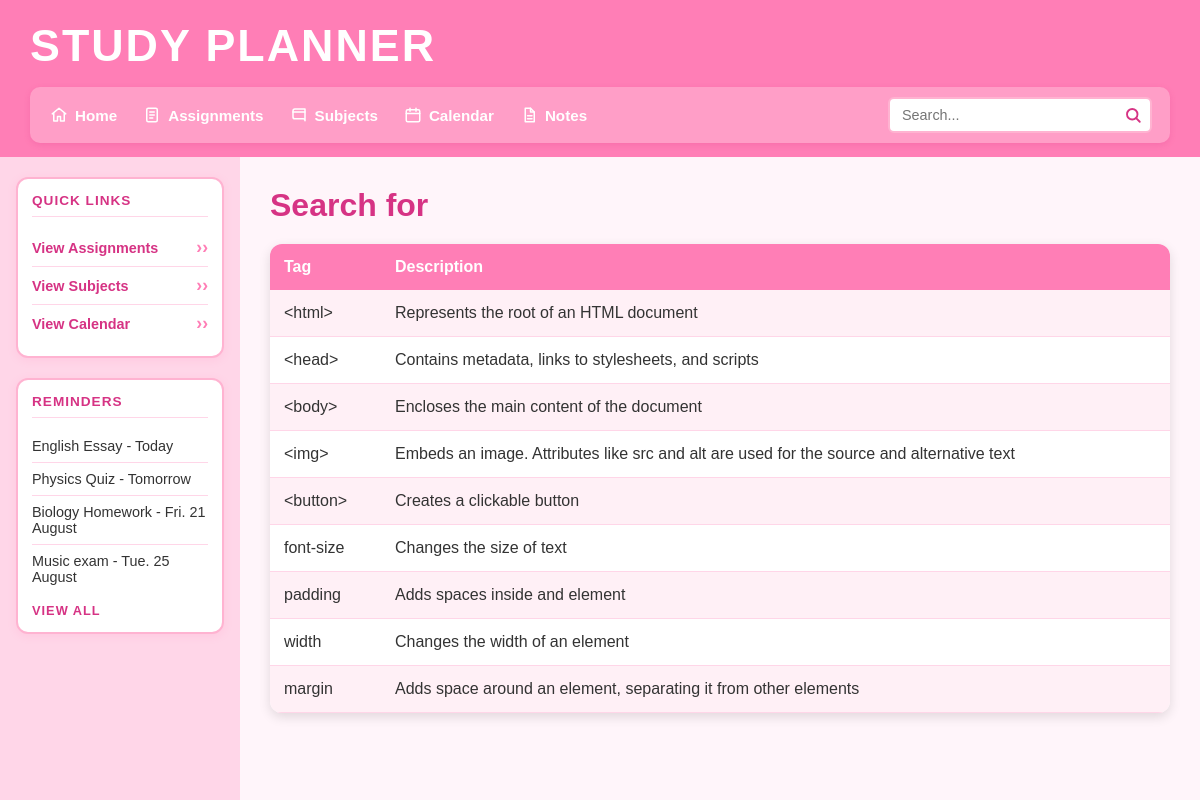
Screenshot of /search with the database file from the repository.
### tables this page shows
CREATE TABLE html_tags (id INTEGER PRIMARY KEY AUTOINCREMENT NOT NULL, type TEXT NOT NULL, tag TEXT NOT NULL, description TEXT NOT NULL);

### main.py (the view)
@app.route("/search", methods=["GET", "POST"])
def render_search():
    search = request.form.get("search", "")
    title = "Search for " + search
    query = """
        SELECT tag, description
        FROM html_tags
        WHERE tag LIKE ?
        OR description LIKE ?
    """
    search = "%" + search + "%"
    con = create_connection(DATABASE)
    cur = con.cursor()
    cur.execute(query, (search, search))
    tag_list = cur.fetchall()
    con.close()
    return render_template(
        "webtags.html",
        tags=tag_list,
        title=title,
        types=get_types(),
        order="asc"
    )

### main.py (called while the page is built)
def create_connection(db_file):
    try:
        connection = sqlite3.connect(db_file)
        return connection
    except Error as e:
        print(e)
    return None

def get_types():
    con = create_connection(DATABASE)
    cur = con.cursor()
    query = "SELECT DISTINCT type FROM html_tags ORDER BY type ASC"
    cur.execute(query)
    records = cur.fetchall()
    print(records)
    for i in range(len(records)):
        records[i] = records[i][0]
    print(records)
    con.close()
    return records

### templates/webtags.html
{% extends "base.html" %}
{% block main %}
<h2>{{ title }}</h2>
<table>
    <tr>
        <th>
            <a href="/sort/{{ title }}?sort=tag&order={{ order }}">Tag</a>
        </th>
        <th>
            <a href="/sort/{{ title }}?sort=description&order={{ order }}">Description</a>
        </th>
    </tr>
    {% for tag in tags %}
    <tr>
        <td>{{ tag[0] }}</td>
        <td>{{ tag[1] }}</td>
    </tr>
    {% else %}
    <tr>
        <td colspan="2">No tags found.</td>
    </tr>
    {% endfor %}
</table>
{% endblock %}

### templates/base.html (shortened to what this page needs)
<!DOCTYPE html>
<html lang="en">
<head>
    <link type="text/css" rel="stylesheet" href="/static/css/style.css">
</head>
<body>
    <header class="top-header">
        <h1 class="site-title">Study Planner</h1>
        <div class="header-row">
            <div class="nav-bar">
                <nav class="main-nav">
                    <ul>
                    <li>
                        <a href="/">
                            <img src="/static/images/home.svg" alt="Home" class="nav-icon">
                            Home
                        </a>
                    </li>
                    <li>
                        <a href="/assignments">
                            <img src="/static/images/assignments.svg" alt="Asignments" class="nav-icon">
                            Assignments
                        </a>
                    </li>
                    <li>
                        <a href="/subjects">
                            <img src="/static/images/subjects.svg" alt="Subjects" class="nav-icon">
                            Subjects
                        </a>
                    </li>
                    <li>
                        <a href="/calendar">
                            <img src="/static/images/calendar.svg" alt="Calendar" class="nav-icon">
                            Calendar
                        </a>
                    </li>
                    <li>
                        <a href="/notes">
                            <img src="/static/images/notes.svg" alt="Notes" class="nav-icon">
                            Notes
                        </a>
                    </li>
                    </ul>
                </nav>
                <form class="search-form" method="POST" action="/search">
                    <div class="search-box">
                        <input type="text" name="search" id="search" placeholder="Search...">
                    </div>
                </form>
            </div>
        </div>
    </header>
    <div class="body-container">
        <aside class="sidebar">
            <section class="sidebar-box">
                <h2>Quick Links</h2>
                <ul class="quick-links">
                    <li><a href="/assignments">View Assignments</a></li>
                    <li><a href="/subjects">View Subjects</a></li>
                    <li><a href="/calendar">View Calendar</a></li>
                </ul>
            </section>
            <section class="sidebar-box">
                <h2>Reminders</h2>
                <ul class="reminders">
                    <li>English Essay - Today</li>
                    <li>Physics Quiz - Tomorrow</li>
                    <li>Biology Homework - Fri. 21 August</li>
                    <li>Music exam - Tue. 25 August</li>
                </ul>
                <span class="view-all">View All</span>
            </section>
        </aside>
        <main>
            {% block main %}{% endblock %}
        </main>
    </div>
</body>
</html>

### static/css/style.css (style rules this page uses)
* { box-sizing: border-box; margin: 0; padding: 0; }
html, body { height: 100%; }
body { display: flex; flex-direction: column; min-height: 100vh; font-family: Arial, Helvetica, sans-serif; background-color: #fff5fa; color: #333; }
.top-header { background: #ff7eb6; padding: 20px 30px 0; }
.site-title { font-size: 2.8rem; font-weight: 900; letter-spacing: 2px; text-transform: uppercase; color: white; margin-bottom: 0; padding-bottom: 16px; }
.header-row { margin: 0 -30px; padding: 0 30px 14px; background: #ff7eb6; }
.nav-bar { display: flex; align-items: center; justify-content: space-between; flex-wrap: wrap; gap: 12px 20px; width: 100%; background: #ff9ec7; border-radius: 10px; padding: 10px 18px; box-shadow: 0 2px 6px rgba(214, 51, 132, 0.2); }
.main-nav { flex: 1 1 auto; min-width: 0; display: flex; align-items: center; }
nav ul { display: flex; flex-wrap: wrap; align-items: center; list-style: none; gap: 6px 22px; }
nav a { display: inline-flex; align-items: center; gap: 7px; color: #fff; text-decoration: none; font-weight: bold; font-size: 0.95rem; padding: 4px 2px; }
.nav-icon { width: 18px; height: 18px; flex-shrink: 0; display: block; }
.search-form { flex: 0 1 clamp(140px, 22vw, 280px); min-width: 120px; margin: 0; display: flex; align-items: center; align-self: center; }
.search-box { position: relative; display: flex; align-items: center; width: 100%; }
.search-box input[type="text"] { width: 100%; padding: 8px 36px 8px 12px; border: 2px solid #ffb3d1; border-radius: 6px; font-size: 0.9rem; background: #fff; }
.body-container { display: grid; grid-template-columns: 1fr 4fr; flex: 1; min-height: 0; }
.sidebar { padding: 20px 16px; background: #ffd6e8; display: flex; flex-direction: column; gap: 20px; }
.sidebar-box { border: 2px solid #ffb3d1; border-radius: 12px; padding: 14px; background: #fff; box-shadow: 0 2px 8px rgba(255, 126, 182, 0.15); }
.sidebar-box h2 { font-size: 0.85rem; font-weight: 900; letter-spacing: 1px; text-transform: uppercase; color: #d63384; margin-bottom: 12px; padding-bottom: 8px; border-bottom: 1px solid #ffd6e8; }
.quick-links, .reminders { list-style: none; }
.quick-links li, .reminders li { padding: 8px 0; border-bottom: 1px solid #ffd6e8; font-size: 0.9rem; }
.quick-links li:last-child, .reminders li:last-child { border-bottom: none; }
.quick-links li { display: flex; justify-content: space-between; align-items: center; color: #d63384; font-weight: bold; }
.quick-links a { color: #d63384; text-decoration: none; display: flex; justify-content: space-between; align-items: center; width: 100%; font-weight: bold; }
.quick-links li::after, .quick-links a::after { content: "›"; font-size: 1.1rem; color: #ff7eb6; }
.view-all { display: block; margin-top: 10px; font-size: 0.8rem; font-weight: bold; letter-spacing: 1px; text-transform: uppercase; color: #d63384; }
main { padding: 30px; background: #fff5fa; overflow-y: auto; }
main h2 { color: #d63384; margin-bottom: 20px; font-size: 2rem; }
table { width: 100%; border-collapse: collapse; background: white; border-radius: 12px; overflow: hidden; box-shadow: 0 4px 12px rgba(0,0,0,0.12); }
th { background: #ff7eb6; color: white; padding: 14px; text-align: left; }
th a { color: white; text-decoration: none; }
td { padding: 14px; border-bottom: 1px solid #ffd6e8; }
tr:nth-child(even) { background: #fff0f6; }
input[type="text"] { padding: 8px 10px; border: 2px solid #ffb3d1; border-radius: 6px; }

### rows the page displays
html_tags: tag "<html>", description "Represents the root of an HTML document"
html_tags: tag "<head>", description "Contains metadata, links to stylesheets, and scripts"
html_tags: tag "<body>", description "Encloses the main content of the document"
html_tags: tag "<img>", description "Embeds an image. Attributes like src and alt are used for the source and alternative text"
html_tags: tag "<button>", description "Creates a clickable button"
html_tags: tag "font-size", description "Changes the size of text"
html_tags: tag "padding", description "Adds spaces inside and element"
html_tags: tag "width", description "Changes the width of an element"
html_tags: tag "margin", description "Adds space around an element, separating it from other elements"

### other values shown
{{ title }} "Search for"
